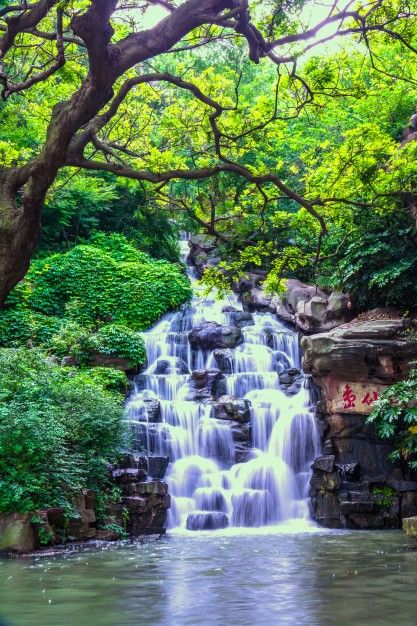
#> input picture Lab/lab/waterfall.jpg, 417 x 626 px
$ jupyter execute --allow-errors PythonBasicsTutorial-DLforAI.ipynb   (older library calls are emulated)
#> lines starting #> are read from the running program, lines starting #| are printed output that depends on the picture
# Starting with jupyter notebook
Under the File Menu we can select new notebook of type python and start writing.
We can insert cells in notebook: Markdown cell- for writing comments, explanations , equations etc
                                    Code cell- for writing python code
                                    Run button executes selected cell and displays result (if any)

# # Python Basics

[cell 1]
# Printing a string
## both '' and "" works !!
print('Hello, Python!')
print("hi")

# ### Variables

[cell 2]
# defining a variable : In Python there is no need to mention the data type

var1 = 10     # An integer assignment
var2 = 3.146   # A floating point
var3 = 'Hello' # A string

print(2*var1,'  ',-var2,' ',var3)

[cell 3]
pi = 3.14
print ("Value of Pi is",pi)

# find some other predefined eg s like pi

# Assigning same value to multiple variables

[cell 4]
var1 = var2 = var3 = 100
print(var1,' ',var2,' ',var3)

# Assigning Different values to variable in a single expression

[cell 5]
var1, var2, var3 = 1, 2.5, "john"
print(var1,' ',var2,' ',var3)

###  Note: commas can be used for multi-assignments

## Slicing

## String operations

[cell 6]
str = 'Hello World!'  # A string

print(str)          # Prints complete string
print(str[0])       # Prints first character of the string
print(str[2:5])     # Prints characters starting from 3rd to 5th element
print(str[2:])      # Prints string starting from 3rd character
print(str[:2])
print(str * 2)      # Prints string two times
print(str + "TEST") # Prints concatenated string

# ### Data types

[cell 7]
# Python Lists
list = [ 'abcd', 786 , 2.23, 'john', 70.2 ]  # A list
tuple = ( 'abcd', 786 , 2.23, 'john', 70.2 ) # A tuple. Tuples are immutable, i.e. cannot be edit later
print(list)            # Prints complete list
print(list[0])         # Prints first element of the list
print(tuple[1:3])  # Prints elements starting from 2nd till 3rd
print(tuple)
list[0]=5
print(list)
#del list[0]     # delete elements
del tuple
print (tuple)

### Ex:

try to add elements to list and tuple

# Dictionaries

[cell 8]
# Lists are ordered sets of objects, whereas dictionaries are unordered sets.
#But the main difference is that items in dictionaries are accessed via keys and not via their position.

tel = {'jack': 4098, 'sape': 4139}
tel['guido'] = 4127
print(tel)
print(tel['jack'])
del tel['sape']
tel['irv'] = 4127
print(tel)
print(tel.keys())
print(sorted(tel.keys()))
print(sorted(tel.values()))
print('guido' in tel)
print('jack' not in tel)

[cell 9]
# ###  Conditioning and looping


# Square of even numbers

for i in range(0,10):

    if i%2 == 0:
        print("Square of ",i," is :",i*i)

    else:
        print(i,"is an odd number")

# Ex :

try to print fibanocci series as
1
1 1
1 1 2
1 1 2 3
1 1 2 3 5
1 1 2 3 5 8
1 1 2 3 5 8 13

# ### Built-in Functions

[cell 10]
print("Sum of array: ",sum([1,2,3,4]))
print("Length of array: ",len([1,2,3,4]))
print("Absolute value: ",abs(-123))
print("Round value: ",round(1.1234))

import math as mt      # importing a package
print("Log value: ",mt.log(10))

# ### Functions
we can define new functions

[cell 11]
def area(length,width):
    return length*width
A = area(10,20)
print("Area of rectangle:",A)

### Broadcasting
* Subject to certain constraints, the smaller array is “broadcast” across the larger array so that they have compatible shapes

### NumPy
* Numpy is the fundamental package for numerical computing with Python. It contains among other things:
* a powerful N-dimensional array object
* sophisticated (broadcasting) functions
* tools for integrating C/C++ and Fortran code
* useful linear algebra, Fourier transform, and random number capabilities

[cell 12]
import numpy as np   # Importing libraries

a = np.array([0, 1, 2])
b = np.array([5, 5, 5])

print("Matrix A\n", a)
print("Matrix B\n", b)

print("Regular matrix addition A+B\n", a + b)

print("Addition using Broadcasting A+5\n", a + 5)

### Broadcasting Rules
When operating on two arrays, NumPy compares their shapes element-wise. It starts with the trailing dimensions, and works its way forward. Two dimensions are compatible when

1. they are equal, or
2.  one of them is 1

[cell 13]
# Lets go for a 2D matrix

c = np.array([[0, 1, 2],[3, 4, 5],[6, 7, 8]])
d = np.array([[1, 2, 3],[1, 2, 3],[1, 2, 3]])

e = np.array([1, 2, 3])

print("Matrix C\n", c)
#print("\nMatrix D\n", d)
print("\nMatrix E\n", e)

print("\nRegular matrix addition C+D\n", c + d)
print("\nAddition using Broadcasting C+E\n", c+e )

[cell 14]
M = np.ones((3, 3))
print("Matrix M:\n",M)


# In[22]:


print("Dimension of M: ",M.shape)
print("Dimension of a: ",a.shape)
print("Addition using Broadcasting")
print(M + a)
# Broadcasting array with matrix

[cell 15]
# ## All in one program

# Importing libraries
import timeit

# Usage of builtin functions
start = timeit.default_timer()

# Defining a list
array_list = [10,11,15,19,21,32]
array_np_list = []

# Print the list
print("Original List",array_list,"\n")

# Defining a function
def prime(num):
    if num > 1:

        # check for factors
        # Iterating a range of numbers
        for i in range(2,num):
            if (num % i) == 0:

                # Appending data to list
                array_np_list.append(num)
                print(num,"is not a prime number (",i,"times",num//i,"is",num,")")

                # Terminating a loop run
                break
        else:
            print(num,"is a prime number")

# Iterating a list
for item in array_list:

    # Calling a function
    prime(item)

print("\nNon-prime List",array_np_list,"\n")

end = timeit.default_timer()

# Computing running time
print("Time Taken to run the program:",end - start, "seconds")

[cell 16]
# ### Note:
# * Python is a procedural Language
# * Two versions of Python 2 vs 3
# * No braces. i.e. indentation
# * No need to explicitly mention data type

# ## Unvectorized vs Vectorized Implementations


# Importing libraries
import numpy as np

# Defining matrices
mat_a = [[6, 7, 8],[5, 4, 5],[1, 1, 1]]
mat_b = [[1, 2, 3],[1, 2, 3],[1, 2, 3]]

# Getting a row from matrix
def get_row(matrix, row):
    return matrix[row]

# Getting a coloumn from matrix
def get_column(matrix, column_number):
    column = []

    for i in range(len(matrix)):
        column.append(matrix[i][column_number])

    return column

# Multiply a row with coloumn
def unv_dot_product(vector_one, vector_two):
    total = 0

    if len(vector_one) != len(vector_two):
        return total

    for i in range(len(vector_one)):
        product = vector_one[i] * vector_two[i]
        total += product

    return total

# Multiply two matrixes
def matrix_multiplication(matrix_one, matrix_two):
    m_rows = len(matrix_one)
    p_columns = len(matrix_two[0])
    result = []

    for i in range(m_rows):
        row_result = []

        for j in range(p_columns):
            row = get_row(matrix_one, i)
            column = get_column(matrix_two, j)
            product = unv_dot_product(row, column)

            row_result.append(product)
        result.append(row_result)

    return result

print("Matrix A: ", mat_a,"\n")
print("Matrix B: ", mat_b,"\n")
print("Unvectorized Matrix Multiplication\n",matrix_multiplication(mat_a,mat_b),"\n")

[cell 17]
import cv2
import numpy as np

img= cv2.imread('waterfall.jpg')
#> img is the input picture: shape (626, 417, 3); mean B, G, R 91.7, 121, 95.1

[cell 18]
# Vectorized Implementation

npm_a = np.array(mat_a)
npm_b = np.array(mat_b)

print("Vectorized Matrix Multiplication\n",npm_a.dot(npm_b),"\n")
# A.dot(B) is a numpy built-in function for dot product

## Tip:
 * Vectorization reduces number of lines of code
 * Always prefer libraries and avoid coding from scratch

## Essential Python Packages: Numpy, Pandas, Matplotlib

[cell 19]
# Load library
import numpy as np

# Create row vector
vector = np.array([1, 2, 3, 4, 5, 6])
print("Vector:",vector)

# Select second element
print("Element 2 in Vector is",vector[1])

[cell 20]
# Create matrix
matrix = np.array([[1, 2, 3],
                   [4, 5, 6],
                   [7, 8, 9]])

print("Matrix\n",matrix)

# Select second row
print("Second row of Matrix\n",matrix[1,:])
print("Third coloumn of Matrix\n",matrix[:,2])

#> (a cell that did not finish here is left out)

[cell 22]
# ### Matrix properties


# Create matrix
matrix = np.array([[1, 2, 3],
                   [4, 5, 6],
                   [7, 8, 9]])

print("Matrix Shape:",matrix.shape)
print("Number of elements:",matrix.size)
print("Number of dimentions:",matrix.ndim)
print("Average of matrix:",np.mean(matrix))
print("Maximum number:",np.max(matrix))
print("Coloumn with minimum numbers:",np.min(matrix, axis=1))
print("Diagonal of matrix:",matrix.diagonal())
print("Determinant of matrix:",np.linalg.det(matrix))

[cell 23]
# ### Matrix Operations


print("Flattened Matrix\n",matrix.flatten())
print("Reshaping Matrix\n",matrix.reshape(9,1))
print("Transposed Matrix\n",matrix.T)

[cell 24]
# Create matrix
matrix_a = np.array([[1, 1, 1],
                     [1, 1, 1],
                     [1, 1, 2]])

# Create matrix
matrix_b = np.array([[1, 3, 1],
                     [1, 3, 1],
                     [1, 3, 8]])

print("Matrix Addition\n",np.add(matrix_a, matrix_b))
print("Scalar Multiplication\n",np.multiply(matrix_a, matrix_b))
print("Matrix Multiplication\n",np.dot(matrix_a, matrix_b))

[cell 25]
# ### Pandas

import pandas as pd

[cell 26]
# In[35]:


df=pd.read_csv("Income.csv")
#> (reads Lab/lab/Income.csv from the repository)
print("Data\n")
df

[cell 27]
print("Top Elements\n")
df.head(0)

[cell 28]
print("Bottom Elements\n")
df.tail(3)

[cell 29]
print("Specific Coloumn\n")
df['State'].head(3)

[cell 30]
print("Replace negative numbers with NaN\n")
df.replace(-999,np.nan)

[cell 31]
# ## Matplotlib


import matplotlib.pyplot as plt
import matplotlib.mlab as mlab


# ### Line Plot

# In[45]:


# Line plot
plt.plot([1,2,3,4],[1,4,5,6])
#plt.plot([1,2,3,4],[1,4,5,6],'go')
plt.xlabel('some numbers')
plt.ylabel('some numbers')
#plt.show()
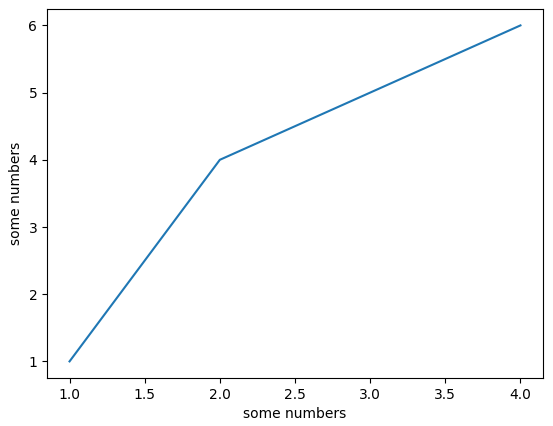
#> figure drawn by matplotlib, 1 panel

[cell 32]
### Adding elements to line plots
t = np.arange(0.0, 2.0, 0.01) # Generate equally space numbers between 0 and 2
s = 1 + np.sin(2*np.pi*t)  # Apply sin function to the random numbers
plt.plot(t, s)

plt.xlabel('time (s)')
plt.ylabel('voltage (mV)')
plt.title('About as simple as it gets, folks')
plt.grid(True)
plt.savefig("test.png") # Save a plot. Check the directory
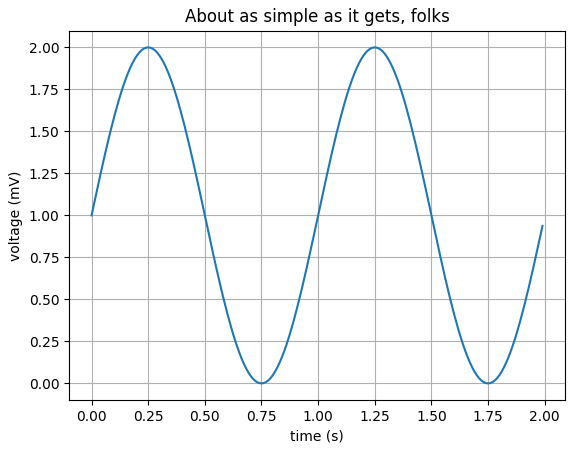
#> figure drawn by matplotlib, 1 panel; curve peaks at x = 0.25, y = 2
plt.show()

[cell 33]
import numpy as np
import matplotlib.pyplot as plt

def f(t):
    return np.exp(-t) * np.cos(2*np.pi*t)

t1 = np.arange(0.0, 5.0, 0.1)
t2 = np.arange(0.0, 5.0, 0.02)

plt.figure(1)
plt.subplot(211)
plt.plot(t1, f(t1), 'bo', t2, f(t2), 'k')

plt.subplot(212)
plt.plot(t2, np.cos(2*np.pi*t2), 'r--')
plt.show()
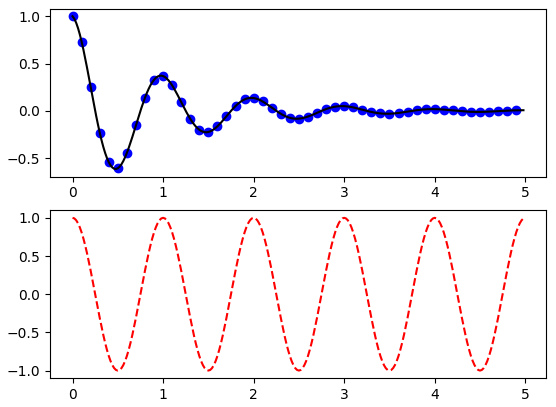
#> figure drawn by matplotlib, 2 panels; panel 1: curve peaks at x = 0, y = 1; panel 1: curve peaks at x = 0, y = 1; panel 2: curve peaks at x = 0, y = 1

[cell 34]
# Fixing random state for reproducibility
np.random.seed(19680801)

mu, sigma = 100, 15
x = mu + sigma * np.random.randn(10000)

# the histogram of the data
n, bins, patches = plt.hist(x, 50, normed=1, facecolor='g', alpha=0.75)


plt.xlabel('Smarts')
plt.ylabel('Probability')
plt.title('Histogram of IQ')
plt.text(60, .025, r'$\mu=100,\ \sigma=15$')
plt.axis([40, 160, 0, 0.03])
plt.grid(True)
plt.show()
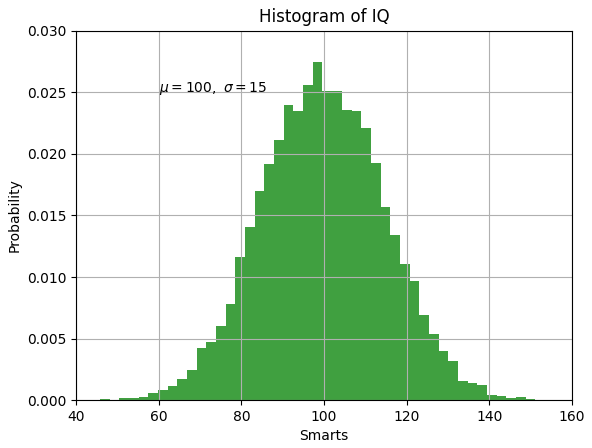
#> figure drawn by matplotlib, 1 panel; tallest bar 0.0274 high, from x = 97.3 to 99.64

[cell 35]
# ### Bar Plot

y = [3, 10, 7, 5, 3, 4.5, 6, 8.1]
x = range(len(y))
width = 1/1.5
plt.bar(x, y, width, color="blue")
plt.show()
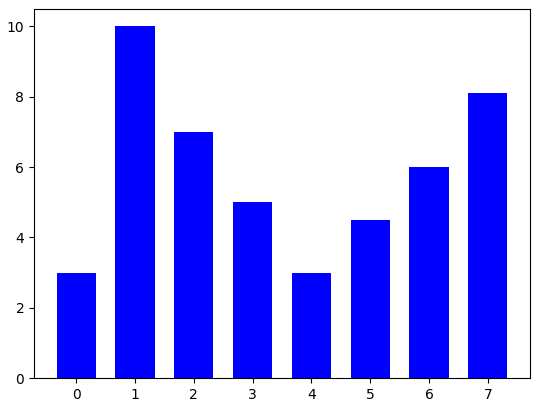
#> figure drawn by matplotlib, 1 panel; tallest bar 10 high, from x = 0.667 to 1.33

[cell 36]
# ### Scatter Plot

N = 50
# Generate random numbers
x = np.random.rand(N)
y = np.random.rand(N)
colors = np.random.rand(N)
area = np.pi * (15 * np.random.rand(N))**2  # 0 to 15 point radii

plt.scatter(x, y, s=area, c=colors, alpha=0.5)
plt.show()
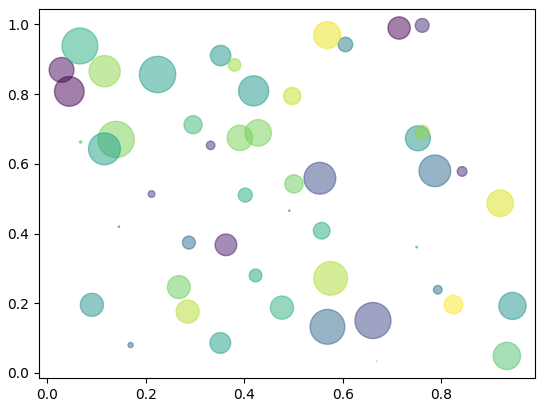
#> figure drawn by matplotlib, 1 panel

[cell 37]
# ### Pie Chart


# Pie chart, where the slices will be ordered and plotted counter-clockwise:
labels = 'Frogs', 'Hogs', 'Dogs', 'Logs'
sizes = [15, 30, 45, 10]
explode = (0, 0.15, 0, 0)  # only "explode" the 2nd slice (i.e. 'Hogs')

fig1, ax1 = plt.subplots()
ax1.pie(sizes, explode=explode, labels=labels, autopct='%1.1f%%',
        shadow=True, startangle=90)
ax1.axis('equal')  # Equal aspect ratio ensures that pie is drawn as a circle.

plt.show()
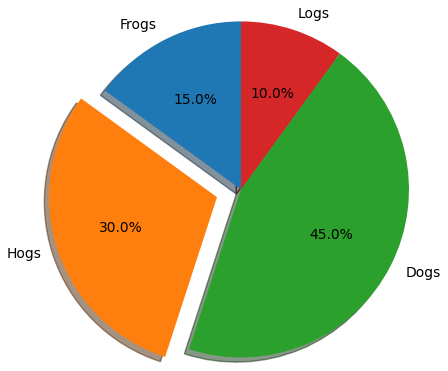
#> figure drawn by matplotlib, 1 panel

# Logarithmic and other nonlinear axes

[cell 38]
import numpy as np
import matplotlib.pyplot as plt

#from matplotlib.ticker import NullFormatter  # useful for `logit` scale

# Fixing random state for reproducibility
np.random.seed(19680801)

# make up some data in the interval ]0, 1[
y = np.random.normal(loc=0.5, scale=0.4, size=1000)
y = y[(y > 0) & (y < 1)]
y.sort()
x = np.arange(len(y))

# plot with various axes scales
plt.figure(1)

# linear
plt.subplot(121)
plt.plot(x, y)
plt.yscale('linear')
plt.title('linear')
plt.grid(True)


# log
plt.subplot(122)
plt.plot(x, y)
plt.yscale('log')
plt.title('log')
plt.grid(True)

plt.subplots_adjust(top=0.92, bottom=0.08, left=0.10, right=0.95, hspace=0.55,
                   wspace=0.95)
plt.show()
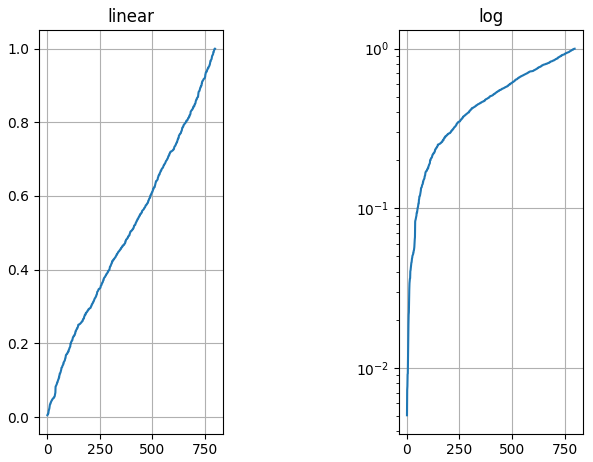
#> figure drawn by matplotlib, 2 panels; panel 1: curve peaks at x = 798, y = 1; panel 2: curve peaks at x = 798, y = 1
